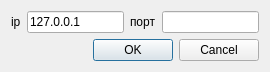
<?xml version="1.0" encoding="UTF-8"?>
<ui version="4.0">
 <class>ConnectionWindow</class>
 <widget class="QDialog" name="ConnectionWindow">
  <property name="geometry">
   <rect>
    <x>0</x>
    <y>0</y>
    <width>270</width>
    <height>67</height>
   </rect>
  </property>
  <property name="windowTitle">
   <string>Подключиться</string>
  </property>
  <layout class="QGridLayout" name="gridLayout">
   <item row="0" column="0">
    <widget class="QLabel" name="label">
     <property name="text">
      <string>ip</string>
     </property>
    </widget>
   </item>
   <item row="0" column="1">
    <widget class="QLineEdit" name="lineEdit_ip">
     <property name="inputMask">
      <string/>
     </property>
     <property name="text">
      <string>127.0.0.1</string>
     </property>
    </widget>
   </item>
   <item row="0" column="2">
    <widget class="QLabel" name="label_2">
     <property name="text">
      <string>порт</string>
     </property>
    </widget>
   </item>
   <item row="0" column="3">
    <widget class="QLineEdit" name="lineEdit_port">
     <property name="inputMask">
      <string/>
     </property>
    </widget>
   </item>
   <item row="1" column="0" colspan="4">
    <widget class="QDialogButtonBox" name="buttonBox">
     <property name="orientation">
      <enum>Qt::Horizontal</enum>
     </property>
     <property name="standardButtons">
      <set>QDialogButtonBox::Cancel|QDialogButtonBox::Ok</set>
     </property>
    </widget>
   </item>
  </layout>
 </widget>
 <resources/>
 <connections>
  <connection>
   <sender>buttonBox</sender>
   <signal>accepted()</signal>
   <receiver>ConnectionWindow</receiver>
   <slot>accept()</slot>
   <hints>
    <hint type="sourcelabel">
     <x>248</x>
     <y>254</y>
    </hint>
    <hint type="destinationlabel">
     <x>157</x>
     <y>274</y>
    </hint>
   </hints>
  </connection>
  <connection>
   <sender>buttonBox</sender>
   <signal>rejected()</signal>
   <receiver>ConnectionWindow</receiver>
   <slot>reject()</slot>
   <hints>
    <hint type="sourcelabel">
     <x>316</x>
     <y>260</y>
    </hint>
    <hint type="destinationlabel">
     <x>286</x>
     <y>274</y>
    </hint>
   </hints>
  </connection>
 </connections>
</ui>
